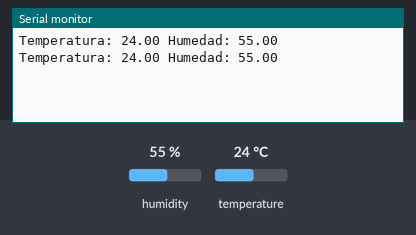
The sketch below on a simulated ESP32. On the bench: the last lines printed to the serial monitor. Inputs (shaded band) come from the test bench; at power-on: humidity 55 %, temperature 24 °C. Nothing arrives over Bluetooth unless stated.

Above: at 1.8 s.
1.9 s: humidity set to 22 %
At 2.7 s:
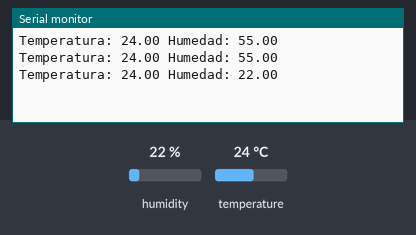
3.4 s: temperature set to 12 °C
At 4.7 s:
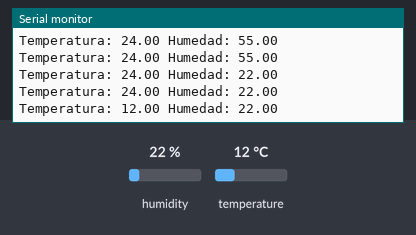
4.9 s: humidity set to 40 %
At 6.0 s:
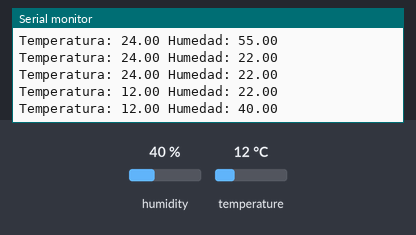
Timing chart, 0 to 7.9 s (numbered marks = the images above; inputs shaded):
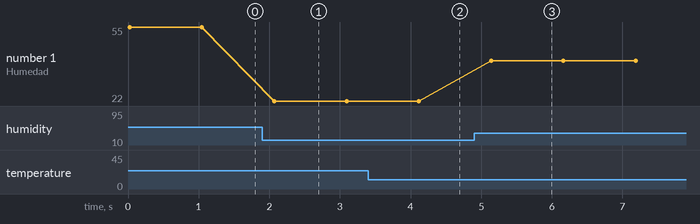

The sketch:

DHT11_Bluetooth.ino
```cpp
#include <DHT11.h>
#include <BluetoothSerial.h>

int pin=25;
DHT11 dht11(pin);

#if !defined(CONFIG_BT_ENABLED) || !defined(CONFIG_BLUEDROID_ENABLED)
#error Bluetooth is not enabled! Please run `make menuconfig` to and enable it
#endif

BluetoothSerial SerialBT;

void setup()
   {
       Serial.begin(9600);
       SerialBT.begin("BluetoothESP32");
   }

void loop()
   {
       int err;
       float temp, hum;
       if((err = dht11.read(hum, temp)) == 0)    // Si devuelve 0 es que ha leido bien
          {
             Serial.print("Temperatura: ");
             Serial.print(temp);
             Serial.print(" Humedad: ");
             Serial.print(hum);
             Serial.println();

             if (isnan(temp) || isnan(hum)) {
                return;
             }

              SerialBT.print(temp);
              SerialBT.print(";");
              SerialBT.print(hum);
              SerialBT.println(";");
          }
       else
          {
             Serial.println();
             Serial.print("Error Num :");
             Serial.print(err);
             Serial.println();
          }
       delay(1000);            //Recordad que solo lee una vez por segundo
   }
```

Measured:
- after the input at 1.9 s, the serial monitor: prints a new line after 0.17 s (image 1)
- after the input at 3.4 s, the serial monitor: prints a new line after 0.72 s (image 2)
- after the input at 4.9 s, the serial monitor: prints a new line after 0.24 s (image 3)
- plotted number 1: 55 → 22 after the input at 1.9 s, 22 → 40 after the input at 4.9 s
